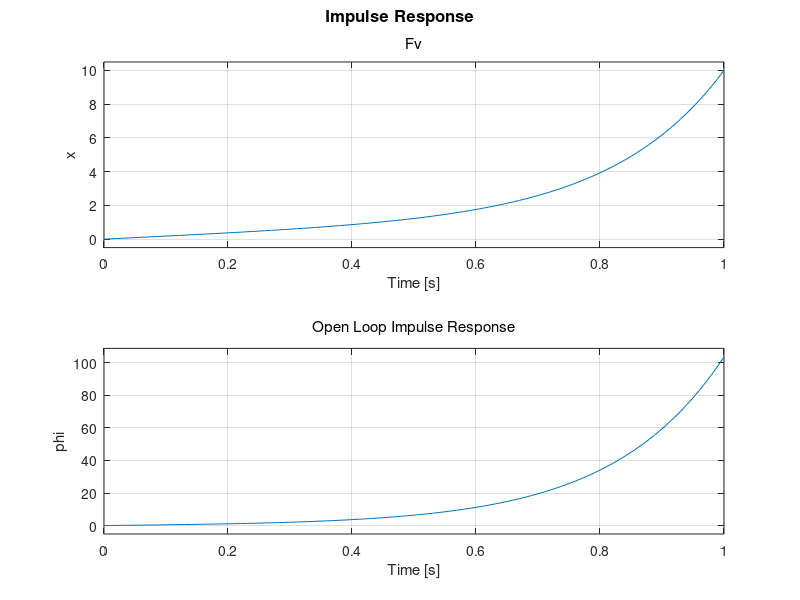

This figure's MATLAB source:
M = 0.5;
m = 0.2;
b = 0.1;
I = 0.006;
l = 0.3;
g = 9.8;
q = (I+m*l*l)*(M+m) - (m*l)^2;

s = tf('s');

P_pend = ((m*l*s^2)/q)/(s^4 + (b*(I+m*l*l)*s^3)/q - ((M+m)*m*g*l*s^2)/q - b*m*g*l*s/q);
P_cart = (((I+m*l*l)*s^2-m*g*l)/q)/(s^4 + (b*(I+m*l*l)*s^3)/q - ((M+m)*m*g*l*s^2)/q - b*m*g*l*s/q);

sys_tf = [P_cart;P_pend];

inputs = {'Fv'};
outputs = {'x';'phi'};

set(sys_tf,'InputName',inputs);
set(sys_tf,'OutputName',outputs);

t = 0:0.01:1;
impulse(sys_tf,t);

title('Open Loop Impulse Response');